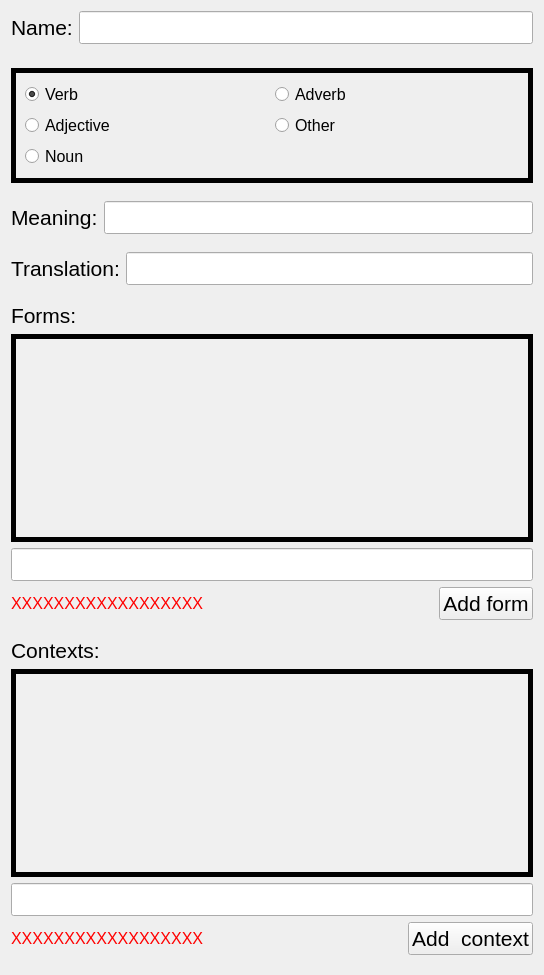
         <widget class="QWidget" name="elementEditorWidgetContents">
          <property name="enabled">
           <bool>true</bool>
          </property>
          <property name="geometry">
           <rect>
            <x>0</x>
            <y>0</y>
            <width>544</width>
            <height>975</height>
           </rect>
          </property>
          <layout class="QVBoxLayout" name="verticalLayout_15">
           <item>
            <layout class="QFormLayout" name="formLayout_3">
             <item row="0" column="0">
              <widget class="QLabel" name="elementNameLineEdit_label">
               <property name="font">
                <font>
                 <pointsize>16</pointsize>
                </font>
               </property>
               <property name="text">
                <string>Name:</string>
               </property>
              </widget>
             </item>
             <item row="0" column="1">
              <widget class="QLineEdit" name="elementNameLineEdit">
               <property name="font">
                <font>
                 <pointsize>16</pointsize>
                </font>
               </property>
               <property name="frame">
                <bool>true</bool>
               </property>
              </widget>
             </item>
            </layout>
           </item>
           <item>
            <widget class="QStackedWidget" name="additionalPropertiesEditor">
             <property name="currentIndex">
              <number>1</number>
             </property>
             <widget class="QWidget" name="group">
              <layout class="QVBoxLayout" name="verticalLayout_16">
               <property name="leftMargin">
                <number>0</number>
               </property>
               <property name="topMargin">
                <number>18</number>
               </property>
               <property name="rightMargin">
                <number>0</number>
               </property>
               <item>
                <layout class="QFormLayout" name="formLayout_2">
                 <item row="0" column="0">
                  <widget class="QLabel" name="wordsCountLabel_label">
                   <property name="font">
                    <font>
                     <pointsize>16</pointsize>
                    </font>
                   </property>
                   <property name="text">
                    <string>Words:</string>
                   </property>
                  </widget>
                 </item>
                 <item row="0" column="1">
                  <widget class="QLabel" name="wordsCountLabel">
                   <property name="font">
                    <font>
                     <pointsize>16</pointsize>
                    </font>
                   </property>
                   <property name="text">
                    <string>45</string>
                   </property>
                  </widget>
                 </item>
                </layout>
               </item>
               <item>
                <spacer name="verticalSpacer_6">
                 <property name="orientation">
                  <enum>Qt::Vertical</enum>
                 </property>
                 <property name="sizeHint" stdset="0">
                  <size>
                   <width>20</width>
                   <height>524</height>
                  </size>
                 </property>
                </spacer>
               </item>
              </layout>
             </widget>
             <widget class="QWidget" name="word">
              <layout class="QVBoxLayout" name="verticalLayout_20">
               <property name="spacing">
                <number>18</number>
               </property>
               <property name="leftMargin">
                <number>0</number>
               </property>
               <property name="topMargin">
                <number>18</number>
               </property>
               <property name="rightMargin">
                <number>0</number>
               </property>
               <item>
                <widget class="QFrame" name="wordClass">
                 <property name="enabled">
                  <bool>true</bool>
                 </property>
                 <property name="frameShape">
                  <enum>QFrame::Box</enum>
                 </property>
                 <property name="lineWidth">
                  <number>5</number>
                 </property>
                 <layout class="QGridLayout" name="gridLayout_5">
                  <item row="0" column="0">
                   <widget class="QRadioButton" name="isVerbRadioButton">
                    <property name="font">
                     <font>
                      <pointsize>12</pointsize>
                     </font>
                    </property>
                    <property name="text">
                     <string>Verb</string>
                    </property>
                    <property name="checked">
                     <bool>true</bool>
                    </property>
                    <property name="autoRepeat">
                     <bool>false</bool>
                    </property>
                   </widget>
                  </item>
                  <item row="3" column="0">
                   <widget class="QRadioButton" name="isNounRadioButton">
                    <property name="font">
                     <font>
                      <pointsize>12</pointsize>
                     </font>
                    </property>
                    <property name="text">
                     <string>Noun</string>
                    </property>
                   </widget>
                  </item>
                  <item row="2" column="0">
                   <widget class="QRadioButton" name="isAdjectiveRadioButton">
                    <property name="font">
                     <font>
                      <pointsize>12</pointsize>
                     </font>
                    </property>
                    <property name="text">
                     <string>Adjective</string>
                    </property>
                   </widget>
                  </item>
                  <item row="0" column="2">
                   <widget class="QRadioButton" name="isAdverbRadioButton">
                    <property name="font">
                     <font>
                      <pointsize>12</pointsize>
                     </font>
                    </property>
                    <property name="text">
                     <string>Adverb</string>
                    </property>
                   </widget>
                  </item>
                  <item row="2" column="2">
                   <widget class="QRadioButton" name="isOtherRadioButton">
                    <property name="font">
                     <font>
                      <pointsize>12</pointsize>
                     </font>
                    </property>
                    <property name="text">
                     <string>Other</string>
                    </property>
                   </widget>
                  </item>
                 </layout>
                </widget>
               </item>
               <item>
                <layout class="QHBoxLayout" name="horizontalLayout_14">
                 <property name="spacing">
                  <number>6</number>
                 </property>
                 <item>
                  <widget class="QLabel" name="meaningLineEdit_label">
                   <property name="font">
                    <font>
                     <pointsize>16</pointsize>
                    </font>
                   </property>
                   <property name="text">
                    <string>Meaning:</string>
                   </property>
                  </widget>
                 </item>
                 <item>
                  <widget class="QLineEdit" name="meaningLineEdit">
                   <property name="enabled">
                    <bool>true</bool>
                   </property>
                   <property name="font">
                    <font>
                     <pointsize>16</pointsize>
                    </font>
                   </property>
                  </widget>
                 </item>
                </layout>
               </item>
               <item>
                <layout class="QHBoxLayout" name="horizontalLayout_15">
                 <property name="spacing">
                  <number>6</number>
                 </property>
                 <item>
                  <widget class="QLabel" name="translationNameLineEdit_label">
                   <property name="font">
                    <font>
                     <pointsize>16</pointsize>
                    </font>
                   </property>
                   <property name="text">
                    <string>Translation:</string>
                   </property>
                  </widget>
                 </item>
                 <item>
                  <widget class="QLineEdit" name="translationLineEdit">
                   <property name="font">
                    <font>
                     <pointsize>16</pointsize>
                    </font>
                   </property>
                   <property name="text">
                    <string/>
                   </property>
                  </widget>
                 </item>
                </layout>
               </item>
               <item>
                <layout class="QVBoxLayout" name="verticalLayout_19">
                 <property name="spacing">
                  <number>6</number>
                 </property>
                 <item>
                  <widget class="QLabel" name="formsPlainTextEdit_label">
                   <property name="font">
                    <font>
                     <pointsize>16</pointsize>
                    </font>
                   </property>
                   <property name="text">
                    <string>Forms:</string>
                   </property>
                  </widget>
                 </item>
                 <item>
                  <widget class="QListWidget" name="formsListWidget">
                   <property name="enabled">
                    <bool>true</bool>
                   </property>
                   <property name="minimumSize">
                    <size>
                     <width>0</width>
                     <height>200</height>
                    </size>
                   </property>
                   <property name="palette">
                    <palette>
                     <active>
                      <colorrole role="Base">
                       <brush brushstyle="SolidPattern">
                        <color alpha="255">
                         <red>240</red>
                         <green>240</green>
                         <blue>240</blue>
                        </color>
                       </brush>
                      </colorrole>
                      <colorrole role="NoRole">
                       <brush brushstyle="SolidPattern">
                        <color alpha="255">
                         <red>240</red>
                         <green>240</green>
                         <blue>240</blue>
                        </color>
                       </brush>
                      </colorrole>
                     </active>
                     <inactive>
                      <colorrole role="Base">
                       <brush brushstyle="SolidPattern">
                        <color alpha="255">
                         <red>240</red>
                         <green>240</green>
                         <blue>240</blue>
                        </color>
                       </brush>
                      </colorrole>
                      <colorrole role="NoRole">
                       <brush brushstyle="SolidPattern">
                        <color alpha="255">
                         <red>240</red>
                         <green>240</green>
                         <blue>240</blue>
                        </color>
                       </brush>
                      </colorrole>
                     </inactive>
                     <disabled>
                      <colorrole role="Base">
                       <brush brushstyle="SolidPattern">
                        <color alpha="255">
                         <red>240</red>
                         <green>240</green>
                         <blue>240</blue>
                        </color>
                       </brush>
                      </colorrole>
                      <colorrole role="NoRole">
                       <brush brushstyle="SolidPattern">
                        <color alpha="255">
                         <red>240</red>
                         <green>240</green>
                         <blue>240</blue>
                        </color>
                       </brush>
                      </colorrole>
                     </disabled>
                    </palette>
                   </property>
                   <property name="autoFillBackground">
                    <bool>true</bool>
                   </property>
                   <property name="frameShape">
                    <enum>QFrame::Box</enum>
                   </property>
                   <property name="frameShadow">
                    <enum>QFrame::Plain</enum>
                   </property>
                   <property name="lineWidth">
                    <number>5</number>
                   </property>
                   <property name="horizontalScrollBarPolicy">
                    <enum>Qt::ScrollBarAlwaysOff</enum>
                   </property>
                  </widget>
                 </item>
                 <item>
                  <widget class="QLineEdit" name="addFormLineEdit">
                   <property name="font">
                    <font>
                     <pointsize>16</pointsize>
                    </font>
                   </property>
                   <property name="autoFillBackground">
                    <bool>false</bool>
                   </property>
                  </widget>
                 </item>
                 <item>
                  <layout class="QHBoxLayout" name="horizontalLayout_13">
                   <item>
                    <widget class="QLabel" name="addForm_hint_label">
                     <property name="sizePolicy">
                      <sizepolicy hsizetype="Expanding" vsizetype="Preferred">
                       <horstretch>0</horstretch>
                       <verstretch>0</verstretch>
                      </sizepolicy>
                     </property>
                     <property name="font">
                      <font>
                       <pointsize>12</pointsize>
                      </font>
                     </property>
                     <property name="styleSheet">
                      <string notr="true">QLabel{color : rgb(255, 0, 0)}</string>
                     </property>
                     <property name="text">
                      <string>XXXXXXXXXXXXXXXXXX</string>
                     </property>
                     <property name="wordWrap">
                      <bool>true</bool>
                     </property>
                    </widget>
                   </item>
                   <item>
                    <widget class="QPushButton" name="addFormPushButton">
                     <property name="enabled">
                      <bool>true</bool>
                     </property>
                     <property name="font">
                      <font>
                       <pointsize>16</pointsize>
                      </font>
                     </property>
                     <property name="text">
                      <string>Add form</string>
                     </property>
                    </widget>
                   </item>
                  </layout>
                 </item>
                </layout>
               </item>
               <item>
                <layout class="QVBoxLayout" name="verticalLayout_18">
                 <property name="spacing">
                  <number>6</number>
                 </property>
                 <item>
                  <widget class="QLabel" name="contextsPlainTextEdit_label">
                   <property name="font">
                    <font>
                     <pointsize>16</pointsize>
                    </font>
                   </property>
                   <property name="text">
                    <string>Contexts:</string>
                   </property>
                  </widget>
                 </item>
                 <item>
                  <widget class="QListWidget" name="contextsListWidget">
                   <property name="minimumSize">
                    <size>
                     <width>0</width>
                     <height>200</height>
                    </size>
                   </property>
                   <property name="palette">
                    <palette>
                     <active>
                      <colorrole role="Base">
                       <brush brushstyle="SolidPattern">
                        <color alpha="255">
                         <red>240</red>
                         <green>240</green>
                         <blue>240</blue>
                        </color>
                       </brush>
                      </colorrole>
                      <colorrole role="NoRole">
                       <brush brushstyle="SolidPattern">
                        <color alpha="255">
                         <red>240</red>
                         <green>240</green>
                         <blue>240</blue>
                        </color>
                       </brush>
                      </colorrole>
                     </active>
                     <inactive>
                      <colorrole role="Base">
                       <brush brushstyle="SolidPattern">
                        <color alpha="255">
                         <red>240</red>
                         <green>240</green>
                         <blue>240</blue>
                        </color>
                       </brush>
                      </colorrole>
                      <colorrole role="NoRole">
                       <brush brushstyle="SolidPattern">
                        <color alpha="255">
                         <red>240</red>
                         <green>240</green>
                         <blue>240</blue>
                        </color>
                       </brush>
                      </colorrole>
                     </inactive>
                     <disabled>
                      <colorrole role="Base">
                       <brush brushstyle="SolidPattern">
                        <color alpha="255">
                         <red>240</red>
                         <green>240</green>
                         <blue>240</blue>
                        </color>
                       </brush>
                      </colorrole>
                      <colorrole role="NoRole">
                       <brush brushstyle="SolidPattern">
                        <color alpha="255">
                         <red>240</red>
                         <green>240</green>
                         <blue>240</blue>
                        </color>
                       </brush>
                      </colorrole>
                     </disabled>
                    </palette>
                   </property>
                   <property name="autoFillBackground">
                    <bool>true</bool>
                   </property>
                   <property name="frameShape">
                    <enum>QFrame::Box</enum>
                   </property>
                   <property name="frameShadow">
                    <enum>QFrame::Plain</enum>
                   </property>
                   <property name="lineWidth">
                    <number>5</number>
                   </property>
                   <property name="horizontalScrollBarPolicy">
                    <enum>Qt::ScrollBarAlwaysOff</enum>
                   </property>
                  </widget>
                 </item>
                 <item>
                  <widget class="QLineEdit" name="addContextLineEdit">
                   <property name="font">
                    <font>
                     <pointsize>16</pointsize>
                    </font>
                   </property>
                  </widget>
                 </item>
                 <item>
                  <layout class="QHBoxLayout" name="horizontalLayout_11">
                   <item>
                    <widget class="QLabel" name="addContext_hint_label">
                     <property name="sizePolicy">
                      <sizepolicy hsizetype="Expanding" vsizetype="Preferred">
                       <horstretch>0</horstretch>
                       <verstretch>0</verstretch>
                      </sizepolicy>
                     </property>
                     <property name="font">
                      <font>
                       <pointsize>12</pointsize>
                      </font>
                     </property>
                     <property name="styleSheet">
                      <string notr="true">QLabel{color : rgb(255, 0, 0)}</string>
                     </property>
                     <property name="text">
                      <string>XXXXXXXXXXXXXXXXXX</string>
                     </property>
                     <property name="wordWrap">
                      <bool>true</bool>
                     </property>
                    </widget>
                   </item>
                   <item>
                    <widget class="QPushButton" name="addContextPushButton">
                     <property name="enabled">
                      <bool>true</bool>
                     </property>
                     <property name="font">
                      <font>
                       <pointsize>16</pointsize>
                      </font>
                     </property>
                     <property name="text">
                      <string>Add  context</string>
                     </property>
                    </widget>
                   </item>
                  </layout>
                 </item>
                </layout>
               </item>
              </layout>
             </widget>
            </widget>
           </item>
          </layout>
         </widget>
